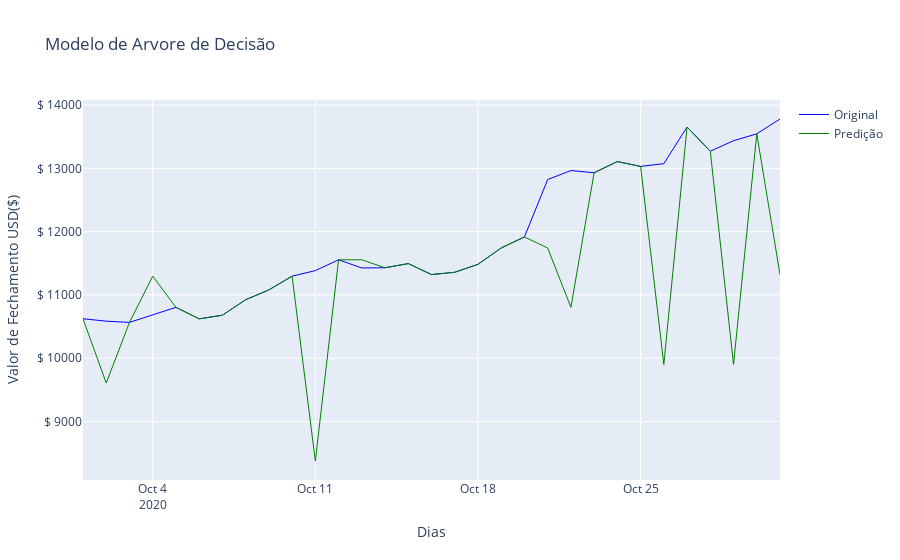

Here is the notebook cell this chart was saved with:
### Code cell
## Visualizar os dados obtidos de forma iterativa a partir do modelo de arvore de decisão

validacao_arvore = df[X.shape[0]:]
validacao_arvore['predicoes_arvore'] = predicao_arvore

original = {
    'x': ultimas_datas,
    'y': validacao_arvore.fechamento,
    'type': 'scatter',
    'mode': 'lines',
    'line': {
        'width': 1,
        'color': 'blue'
    },
    'name': 'Original'
}
predicao = {
    'x': ultimas_datas,
    'y': validacao_arvore.predicoes_arvore,
    'type': 'scatter',
    'mode': 'lines',
    'line': {
        'width': 1,
        'color': 'green'
    },
    'name': 'Predição'
}

# informar todos os dados e gráficos em uma lista
data = [original, predicao]
 
# configurar o layout do gráfico
layout = go.Layout(title='Modelo de Arvore de Decisão',

                   # Definindo exibicao dos eixos x e y
                   yaxis={'title':'Valor de Fechamento USD($)', 
                          'tickformat':'.', 
                          'tickprefix':'$ '},
                   xaxis={'title': 'Dias',
                          })
 
# instanciar objeto Figure e plotar o gráfico
fig = go.Figure(data=data, layout=layout)
fig.show()

### Figure 1 — Plotly figure (JSON) as saved in the notebook; plotly's stock layout.template omitted (floating-point values rounded to 4 significant figures)
{"data": [{"line": {"color": "blue", "width": 1}, "mode": "lines", "name": "Original", "type": "scatter", "x": ["2020-10-01", "2020-10-02", "2020-10-03", "2020-10-04", "2020-10-05", "2020-10-06", "2020-10-07", "2020-10-08", "2020-10-09", "2020-10-10", "2020-10-11", "2020-10-12", "2020-10-13", "2020-10-14", "2020-10-15", "2020-10-16", "2020-10-17", "2020-10-18", "2020-10-19", "2020-10-20", "2020-10-21", "2020-10-22", "2020-10-23", "2020-10-24", "2020-10-25", "2020-10-26", "2020-10-27", "2020-10-28", "2020-10-29", "2020-10-30", "2020-10-31"], "y": [10620.0, 10590.0, 10570.0, 10680.0, 10800.0, 10620.0, 10680.0, 10920.0, 11080.0, 11300.0, 11380.0, 11560.0, 11430.0, 11430.0, 11500.0, 11320.0, 11360.0, 11480.0, 11740.0, 11920.0, 12820.0, 12970.0, 12930.0, 13110.0, 13030.0, 13080.0, 13650.0, 13270.0, 13440.0, 13550.0, 13780.0]}, {"line": {"color": "green", "width": 1}, "mode": "lines", "name": "Predição", "type": "scatter", "x": ["2020-10-01", "2020-10-02", "2020-10-03", "2020-10-04", "2020-10-05", "2020-10-06", "2020-10-07", "2020-10-08", "2020-10-09", "2020-10-10", "2020-10-11", "2020-10-12", "2020-10-13", "2020-10-14", "2020-10-15", "2020-10-16", "2020-10-17", "2020-10-18", "2020-10-19", "2020-10-20", "2020-10-21", "2020-10-22", "2020-10-23", "2020-10-24", "2020-10-25", "2020-10-26", "2020-10-27", "2020-10-28", "2020-10-29", "2020-10-30", "2020-10-31"], "y": [10620.0, 9607.0, 10570.0, 11300.0, 10800.0, 10620.0, 10680.0, 10920.0, 11080.0, 11300.0, 8375.0, 11560.0, 11560.0, 11430.0, 11500.0, 11320.0, 11360.0, 11480.0, 11740.0, 11920.0, 11740.0, 10800.0, 12930.0, 13110.0, 13030.0, 9901.0, 13650.0, 13270.0, 9901.0, 13550.0, 11320.0]}], "layout": {"title": {"text": "Modelo de Arvore de Decisão"}, "xaxis": {"title": {"text": "Dias"}}, "yaxis": {"tickformat": ".", "tickprefix": "$ ", "title": {"text": "Valor de Fechamento USD($)"}}}}
